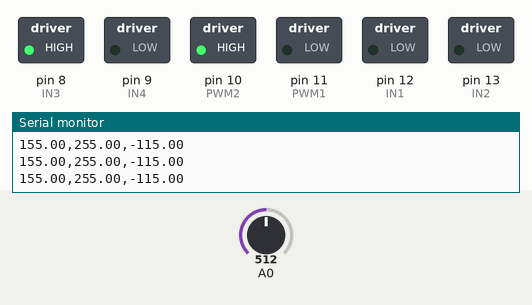
Bench run of a sketch on a simulated Arduino Uno, built with avr-gcc and run on an emulated ATmega328P. On the bench: switched loads named in the sketch (green lamp = pin HIGH), the last lines printed to the serial monitor. The test bench sets the inputs (shaded band); at power-on: A0 = 512.

Above: at 2.2 s.
2.3 s: A0 set to 547
3.8 s: A0 set to 579
At 5.0 s:
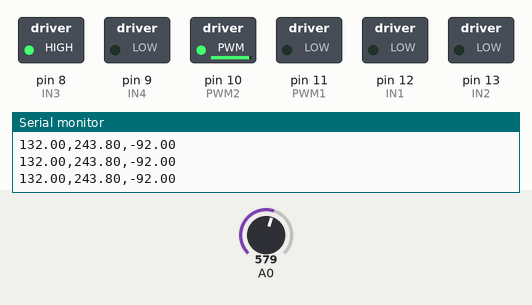
5.3 s: A0 set to 716
At 6.5 s:
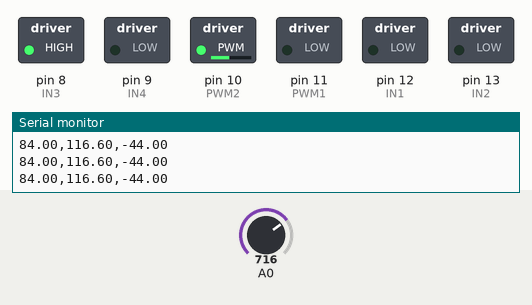
6.8 s: A0 set to 900
At 7.9 s:
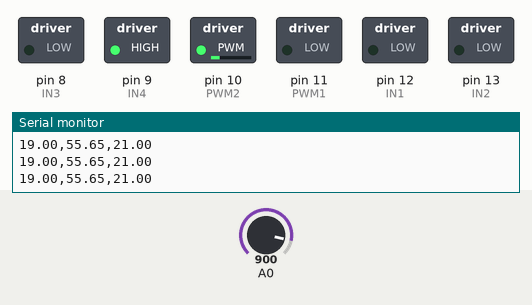
8.3 s: A0 set to 1023
At 9.6 s:
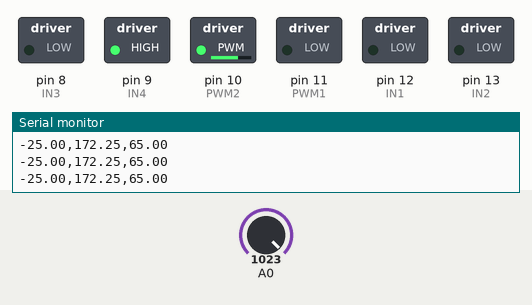
Timing chart, 0 to 10.8 s (numbered marks = the images above; inputs shaded):
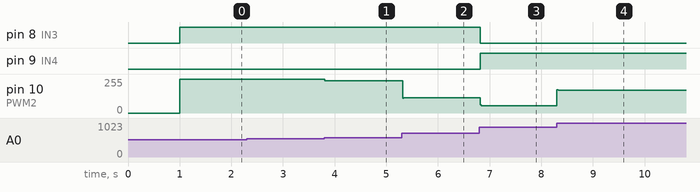

Measured:
- after the input at 3.8 s, pin 10 (PWM2): 255/255 → 243/255 at once
- after the input at 5.3 s, pin 10 (PWM2): 243/255 → 116/255 at once
- after the input at 6.8 s, pin 8 (IN3): HIGH → LOW at once; pin 9 (IN4): LOW → HIGH at once; pin 10 (PWM2): 116/255 → 55/255 at once
- after the input at 8.3 s, pin 10 (PWM2): 55/255 → 172/255 at once

The sketch:

PID_CONTROL_TEST.ino
```cpp
#include "AS5600.h"

#define IN1 12
#define IN2 13
#define PWM1 11
#define PWM2 10
#define IN3 8
#define IN4 9

AS5600 as5600;

// Variables para PID
double kp = 2.65, kd = 0.1;
double setpoint = 40;
double input, output;
double lastError = 0;

void setup() {
  Serial.begin(9600);
  Wire.begin();
  as5600.begin();
  // Config H bridge
  pinMode(PWM1, OUTPUT);
  pinMode(PWM2, OUTPUT);
  pinMode(IN1, OUTPUT);
  pinMode(IN2, OUTPUT);
  pinMode(IN3, OUTPUT);
  pinMode(IN4, OUTPUT);
  Serial.println("LABEL,Theta_1,t");
  delay(1000);
}

void PID() {
  long pos = 335 - map(analogRead(A0), 0, 1023, 0, 360); // 12 Bits
  input = pos;
  double error = setpoint - input;
  double Pout = kp * error;
  double derivative = error - lastError;
  double Dout = kd * derivative;
  output = Pout + Dout;
  if (output > 0) {
    digitalWrite(IN3, LOW);
    digitalWrite(IN4, HIGH);
  } else {
    digitalWrite(IN3, HIGH);
    digitalWrite(IN4, LOW);
    output = -output;
  }

  if (output > 255) output = 255;
  if (output < 0) output = 0;
  analogWrite(PWM2, output); // Enviar señal PWM al motor
  lastError = error;

  Serial.print(input);
  Serial.print(",");
  Serial.print(output);
  Serial.print(",");
  Serial.println(error);
}

void loop() {
  PID();
}
```
